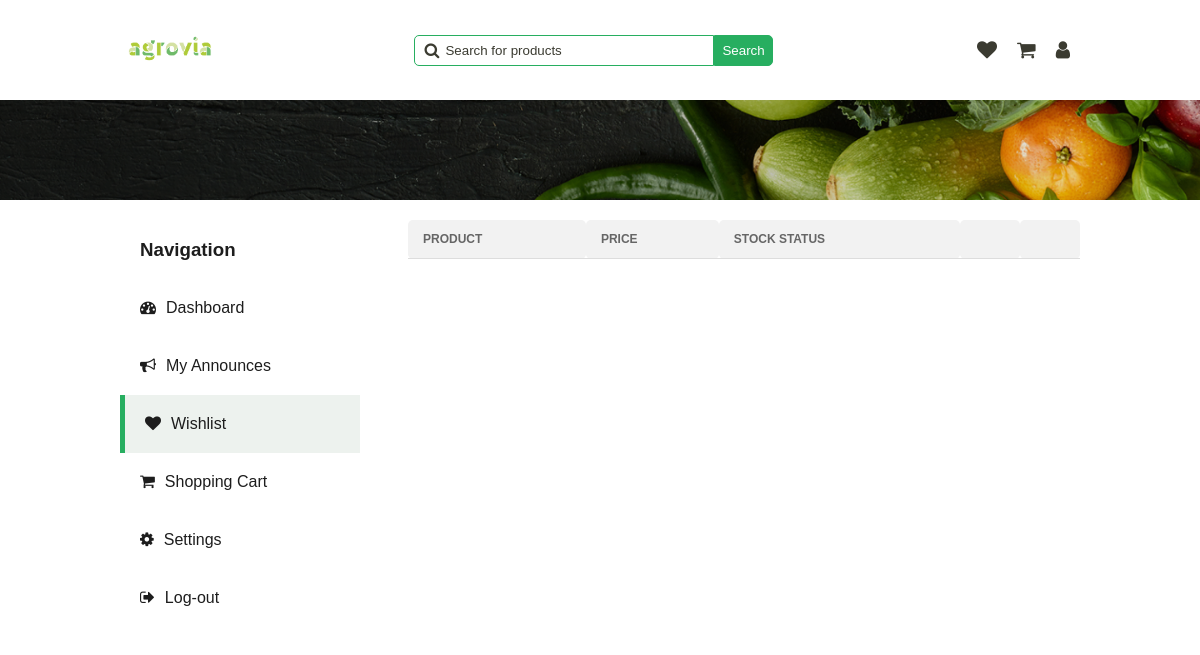
Page /pages/wishlist.php (signed in) on the earlier database version.
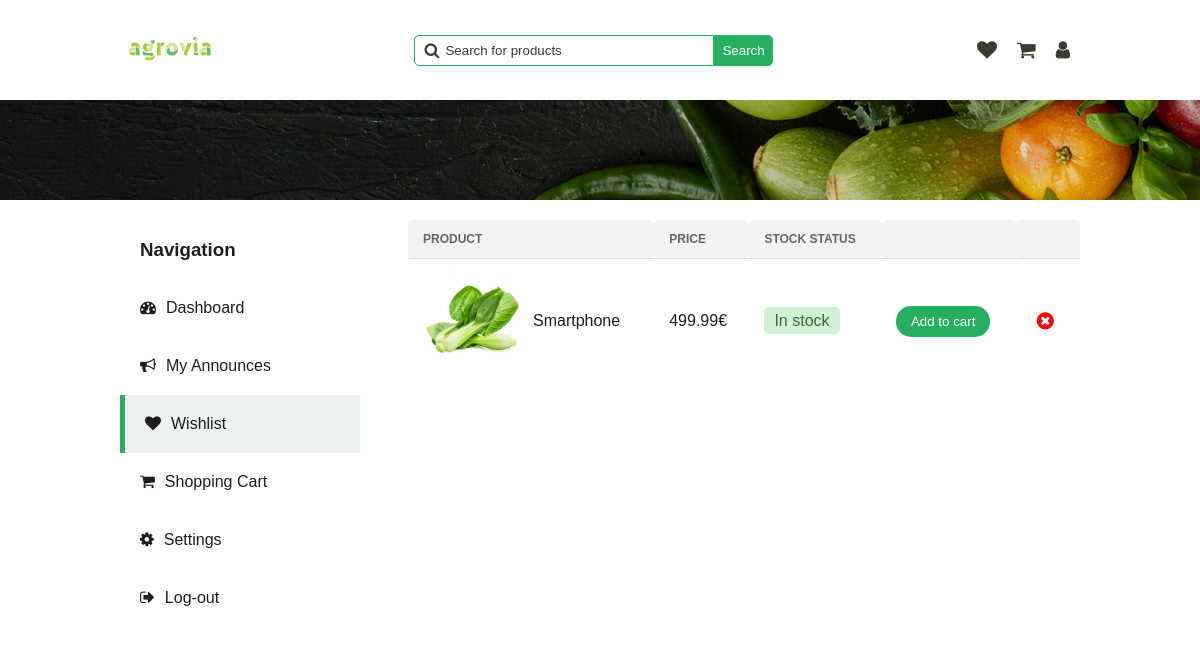
Same page on the later database version.
### tables this page shows
CREATE TABLE Announce (
  id INTEGER PRIMARY KEY,
  id_category INTEGER,
  image TEXT,
  title TEXT,
  description TEXT,
  price FLOAT,
  quantity INTEGER,
  rating INTEGER,
  out_of_stock BOOLEAN,
  FOREIGN KEY (id_category) REFERENCES Category(id)
);

### php/announce.php (called while the page is built, shortened)
<?php
require '../php/pdo.php';
function get_wishlist_by_user_id($user_id)
{
    global $pdo;
    $query = "SELECT Announce.*
              FROM Announce
              WHERE Announce.id IN (
                  SELECT announce_id FROM UserSaved
                  WHERE user_id = :user_id
                  AND is_in_favourite = 1
              )";
    $stmt = $pdo->prepare($query);
    $stmt->bindParam(':user_id', $user_id);
    $stmt->execute();
    $wishlist = $stmt->fetchAll(PDO::FETCH_ASSOC);
    return $wishlist;
}
?>

### pages/wishlist.php (the view, shortened to what this page needs)
<!DOCTYPE html>
<html lang="en">
<head>
    <link rel="stylesheet" href="../styles/alert.css">
    <link rel="stylesheet" href="../../styles/dashboard.css" onload="load_theme()">
    <link rel="stylesheet" href="../../styles/main-header.css">
    <link rel="stylesheet" href="../../styles/wishlist.css">
    <link rel="stylesheet" href="https://cdnjs.cloudflare.com/ajax/libs/font-awesome/4.7.0/css/font-awesome.min.css">
</head>
<body>
    <header>
        <a href="../pages/home.php"><img src="../../assets/logo/agrovia-green.png" alt="logo"></a>
        <div class="search-bar">
            <span>
                <i class="fa fa-search"></i>
                <input type="text" name="search" id="search" placeholder="Search for products"
                    onkeydown="if(event.keyCode === 13) search()">
            </span>
            <button onclick="search()">Search</button>
        </div>
        <div class="user">
            <a href="../../pages/user/wishlist.html">
                <i class="fa fa-heart"></i>
            </a>
            <a href="../../pages/user/cart.html">
                <i class="fa fa-shopping-cart"></i>
            </a>
            <a href="../pages/dashboard.php">
                <i class="fa fa-user"></i>
            </a>
        </div>
    </header>
    <div class="separator-background"></div>
    <?php
    require "../php/user.php";
    require "../php/announce.php";
    $wishlist_announce = get_wishlist_by_user_id($_SESSION['user_id']);
    ?>
    <div class="main-container">
        <section class="navigation">
            <h3>Navigation</h3>
            <a href="../pages/dashboard.php">
                <i class="fa fa-tachometer" aria-hidden="true"></i>
                <span>Dashboard</span>
            </a>
            <a href="../pages/my-announces.php">
                <i class="fa fa-bullhorn"></i>
                <span>My Announces</span>
            </a>
            <a href="../pages/wishlist.php" class="active">
                <i class="fa fa-heart"></i>
                <span>Wishlist</span>
            </a>
            <a href="../pages/shopping-cart.php">
                <i class="fa fa-shopping-cart"></i>
                <span>Shopping Cart</span>
            </a>
            <a href="../pages/settings.php">
                <i class="fa fa-gear"></i>
                <span>Settings</span>
            </a>
            <a href="../php/log-out.php">
                <i class="fa fa-sign-out"></i>
                Log-out
            </a>
        </section>
        <section class="tab-content wishlist-section">
            <table>
                <tr>
                    <th>Product</th>
                    <th>Price</th>
                    <th>Stock Status</th>
                    <th></th>
                    <th></th>
                </tr>
                <?php foreach ($wishlist_announce as $item): ?>
                    <tr id="wishlist-item-<?php echo $item['id']; ?>">
                        <td class="product">
                            <img src="<?php echo $item['image']; ?>" alt="product">
                            <span><?php echo $item['title']; ?></span>
                        </td>
                        <td><?php echo $item['price']; ?>€</td>
                        <td class="stock-status">
                            <span
                                class="stock-status <?php echo $item['out_of_stock'] == 0 ? 'in-stock' : 'out-of-stock'; ?>">
                                <?php
                                if ($item['out_of_stock'] == 0) {
                                    echo 'In stock';
                                } else {
                                    echo 'Out of stock';
                                }
                                ?>
                            </span>
                        </td>
                        <td>
                            <button class="cart-btn <?php echo $item['out_of_stock'] == 1 ? 'out-of-stock' : ''; ?>"
                                onclick="move_announce_to_cart(<?php echo $item['id']; ?>)">
                                Add to cart
                            </button>
                        </td>
                        <td>
                            <button class="delete-btn" onclick="delete_wishlist_item(<?php echo $item['id']; ?>)">
                                <i class="fa fa-times-circle" aria-hidden="true"></i>
                            </button>
                        </td>
                    </tr>
                <?php endforeach; ?>
            </table>
        </section>
    </div>
</body>
</html>

Differences in the rows shown:
added announce: image (picture), title "Smartphone", price "499.99", out_of_stock "In stock"
